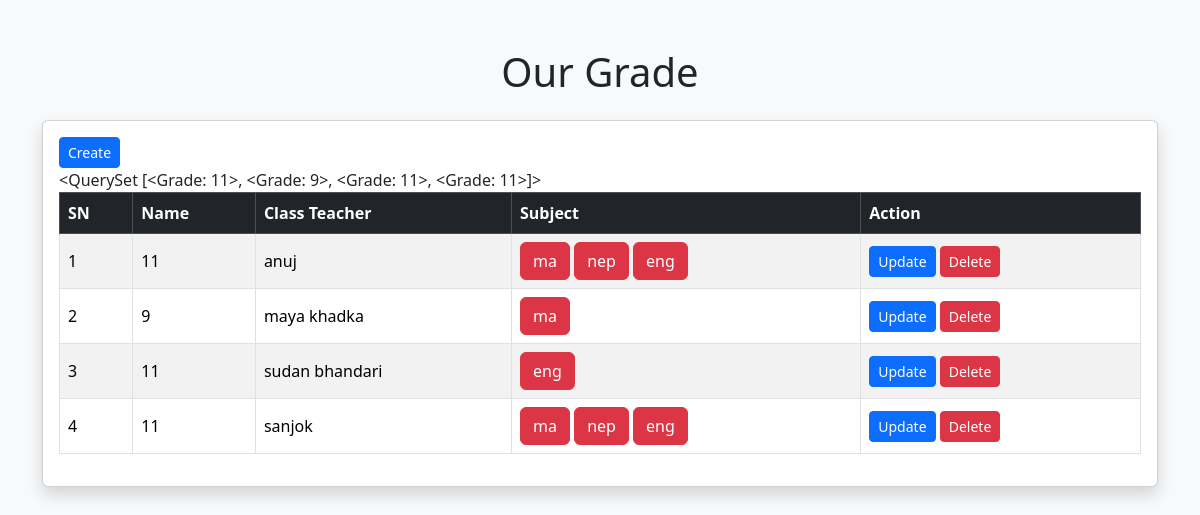
The app's page /school/grade/list with its own data.
### school/models.py (models this page shows, shortened)
class Grade(models.Model):
    class_teacher = models.OneToOneField(Teacher, on_delete=models.CASCADE)
    subject = models.ManyToManyField(Subject)
    name = models.CharField(
        max_length=20,
        null=True,
        blank=True,
        verbose_name="Grade Name",
        help_text="enter name is numberic",
    )
    class Meta:
        db_table = "grade"
    def __str__(self):
        return f"{self.name}"

class Teacher(models.Model):
    full_name = models.CharField(max_length=80)
    dob = models.DateField()
    email = models.EmailField()
    phone = models.PositiveIntegerField()
    address = models.CharField(max_length=80)
    hire_date = models.DateTimeField()
    qualification = models.CharField(max_length=100)
    salary = models.DecimalField(max_digits=10, decimal_places=2)
    class Meta:
        db_table = "teacher"

class Subject(models.Model):
    name = models.CharField(max_length=10)
    short_name = models.CharField(max_length=5, null=True, blank=True)
    class Meta:
        db_table = "subject"

### school/views.py (the view)
# urls.py: path('grade/list', grade_list, name="grade-list"),
def grade_list(request):
    grade = Grade.objects.all()
    context = {
        "grade":grade
    }
    return render(request, 'grade/index.html',context)

### school/templates/Grade/index.html (shortened to what this page needs)
<!DOCTYPE html>
<html lang="en">
<head>
    <link href="https://cdn.jsdelivr.net/npm/bootstrap@5.3.3/dist/css/bootstrap.min.css" rel="stylesheet">
</head>
<body class="bg-light">
<div class="container mt-5">
    <h1 class="text-center mb-4">Our Grade</h1>
    <div class="card shadow">
        <div class="card-body">
            <a href="{% url 'grade-create' %}"> <button class="btn btn-primary btn-sm"> Create </button></a>
            <div class="table-responsive">
                <table class="table table-bordered table-hover table-striped align-middle">
                    <thead class="table-dark">
                        <tr>
                            <th>SN</th>
                            <th>Name</th>
                            <th>Class Teacher</th>
                            <th>Subject</th>
                            <th>Action</th>
                        </tr>
                    </thead>
                    <tbody>
                        {% for i in grade %}
                        <tr>
                            <td>{{ forloop.counter }}</td>
                            <td>{{ i.name }}</td>
                            <td>{{ i.class_teacher.full_name }}</td>
                            <td>
                                {% for j in i.subject.all %}
                                <button class="btn btn-danger"> {{j.short_name}} </button>
                               {% endfor %}
                            </td>
                            <td>
                                   <a href="{% url 'grade-update' i.id %}"> <button class="btn btn-primary btn-sm"> Update </button></a>
                                    <a href=""> <button class="btn btn-danger btn-sm"> Delete </button></a>
                            </td>
                        </tr>
                        {% empty %}
                        <tr>
                            <td colspan="5" class="text-center text-muted">
                                No student found.
                            </td>
                        </tr>
                        {% endfor %}
                    </tbody>
                </table>
            </div>
        </div>
    </div>
</div>
</body>
</html>

### records on screen
Grade: name "11", class_teacher.full_name "anuj"
Subject: short_name "ma"
Subject: short_name "nep"
Subject: short_name "eng"
Grade: name "9", class_teacher.full_name "maya khadka"
Grade: name "11", class_teacher.full_name "sudan bhandari"
Grade: name "11", class_teacher.full_name "sanjok"
